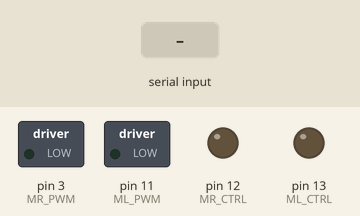
Simulated run of this program. Board: Arduino Uno, built with avr-gcc and run on an emulated ATmega328P. On the bench: switched loads named in the program (green lamp = pin HIGH), output pins drawn as LEDs (lit = HIGH). The test bench sets the inputs (shaded band).

Above: at 1.2 s.
1.3 s: "M200,-200\n" received over Serial
At 1.57 s:
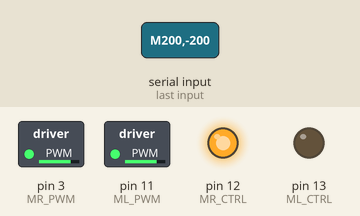
3.3 s: "M,45\n" received over Serial
At 3.52 s:
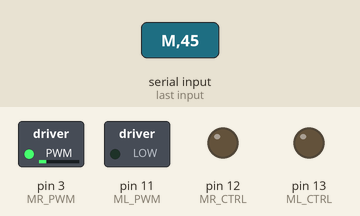
5.2 s: "F90\n" received over Serial
At 6.0 s:
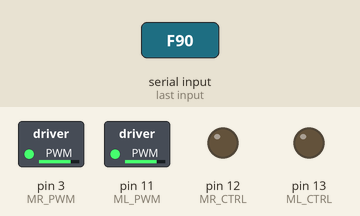
6.7 s: "S\n" received over Serial
At 7.3 s:
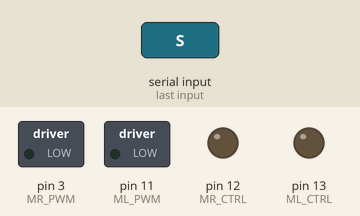
8.2 s: "B90\n" received over Serial
At 9.4 s:
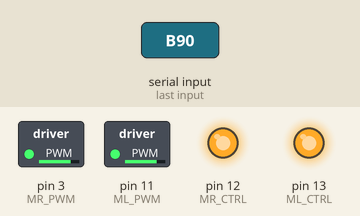
9.7 s: "F,45\n" received over Serial
At 10.9 s:
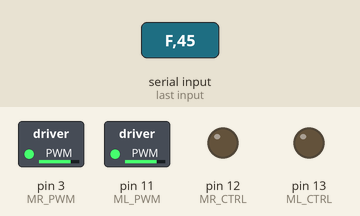
Timing chart, 0 to 12.3 s (numbered marks = the images above; inputs shaded):
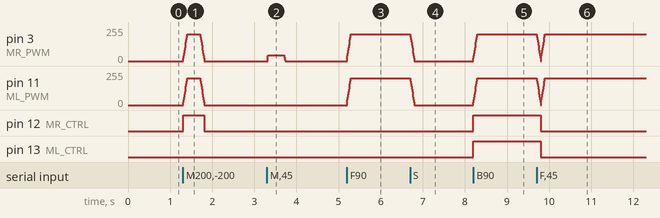

The program:

main.cpp
```cpp
// Demo 11 - Firmware for the Keyestudio KS0428 tank (Arduino UNO + L298P + HM-10).
//
// The HM-10 (Bluetooth LE) is wired to the Arduino's serial port (D0/D1) at
// 9600 baud: what the laptop writes over Bluetooth arrives here through Serial.
//
// Commands, one per line:
//   M<left>,<right>  speed of each track, from -255 (back) to 255 (forward). E.g.: "M200,-200"
//                    If no other one arrives within TIMEOUT_MS, the tank STOPS: if the
//                    Bluetooth drops, it doesn't keep driving on its own.
//   F B L R S        the ones from the "keyes BT car" app (forward, back, left, right, stop),
//                    with no time limit: the app sends S on release.
//
// Motors (L298P shield): a direction pin (LOW = forward) and a speed pin (PWM).
#include <Arduino.h>

const int ML_CTRL = 13, ML_PWM = 11;   // left track
const int MR_CTRL = 12, MR_PWM = 3;    // right track
const unsigned long TIMEOUT_MS = 400;  // no commands for this long = stop
const int APP_SPEED = 200;             // speed of the F/B/L/R commands
const int RAMP_STEP = 20;              // max PWM change every RAMP_MS: soft starts,
const unsigned long RAMP_MS = 10;      // no current spikes that reset the board or the HM-10

int targetL = 0, targetR = 0;          // where we are going
int speedL = 0, speedR = 0;            // where we are (with the ramp)
bool watchdog = false;                 // true with the M commands
unsigned long lastCmdMs = 0, lastRampMs = 0;
char line[24];
uint8_t lineLen = 0;

void drive(int ctrlPin, int pwmPin, int speed) {
    digitalWrite(ctrlPin, speed < 0 ? HIGH : LOW);
    analogWrite(pwmPin, abs(speed));
}

void setTarget(int l, int r, bool withWatchdog) {
    targetL = constrain(l, -255, 255);
    targetR = constrain(r, -255, 255);
    watchdog = withWatchdog;
    lastCmdMs = millis();
}

void handleLine() {
    line[lineLen] = '\0';
    if (line[0] == 'M') {
        const char* comma = strchr(line, ',');
        if (comma) setTarget(atoi(line + 1), atoi(comma + 1), true);
    }
}

void handleChar(char c) {
    switch (c) {   // "keyes BT car" app
        case 'F': setTarget(APP_SPEED, APP_SPEED, false); return;
        case 'B': setTarget(-APP_SPEED, -APP_SPEED, false); return;
        case 'L': setTarget(-APP_SPEED, APP_SPEED, false); return;
        case 'R': setTarget(APP_SPEED, -APP_SPEED, false); return;
        case 'S': setTarget(0, 0, false); return;
    }
    if (c == '\n' || c == '\r') {
        if (lineLen) handleLine();
        lineLen = 0;
    } else if (lineLen < sizeof(line) - 1) {
        line[lineLen++] = c;
    } else {
        lineLen = 0;   // a line too long is garbage: drop it
    }
}

int approach(int now, int target) {
    if (now < target) return min(now + RAMP_STEP, target);
    if (now > target) return max(now - RAMP_STEP, target);
    return now;
}

void setup() {
    pinMode(ML_CTRL, OUTPUT);
    pinMode(MR_CTRL, OUTPUT);
    pinMode(ML_PWM, OUTPUT);
    pinMode(MR_PWM, OUTPUT);
    drive(ML_CTRL, ML_PWM, 0);
    drive(MR_CTRL, MR_PWM, 0);
    Serial.begin(9600);
}

void loop() {
    while (Serial.available()) handleChar((char)Serial.read());

    if (watchdog && millis() - lastCmdMs > TIMEOUT_MS) setTarget(0, 0, false);

    if (millis() - lastRampMs >= RAMP_MS) {
        lastRampMs = millis();
        // Changing direction goes through 0 first: the ramp takes care of it.
        speedL = approach(speedL, targetL);
        speedR = approach(speedR, targetR);
        drive(ML_CTRL, ML_PWM, speedL);
        drive(MR_CTRL, MR_PWM, speedR);
    }
}
```

Measured:
- after the input at 1.3 s, pin 3 (MR_PWM), pin 11 (ML_PWM): rises from 0/255 to 200/255 in 0.09 s, then falls to 0/255 in 0.40 s; pin 12 (MR_CTRL): LOW → HIGH at once, → LOW 0.49 s later
- after the input at 3.3 s, pin 3 (MR_PWM): 0/255 → 45/255 at once, → 0/255 0.40 s later
- after the input at 5.2 s, pin 3 (MR_PWM), pin 11 (ML_PWM): moves from 0/255 to 200/255 over 0.09 s, starting at once
- after the input at 6.7 s, pin 3 (MR_PWM), pin 11 (ML_PWM): moves from 200/255 to 0/255 over 0.09 s, starting at once
- after the input at 8.2 s, pin 3 (MR_PWM), pin 11 (ML_PWM): moves from 0/255 to 200/255 over 0.09 s, starting at once; pin 12 (MR_CTRL), pin 13 (ML_CTRL): LOW → HIGH at once
- after the input at 9.7 s, pin 12 (MR_CTRL), pin 13 (ML_CTRL): HIGH → LOW after 0.10 s
